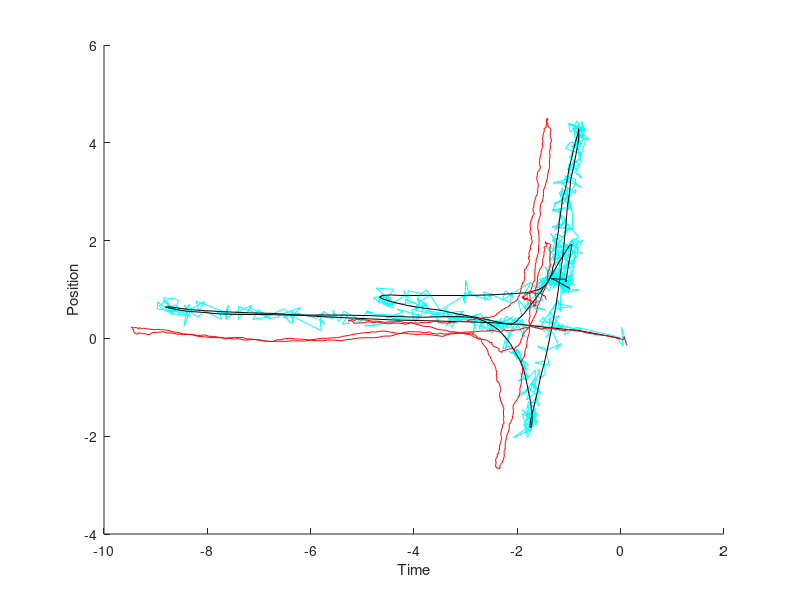

This figure's MATLAB source:
data = csvread('solo_data.csv', 1, 0);
n = size(data, 1);
% p = plot(data(:, 1), data(:, 2), 'LineWidth', 3);
% cd = [uint8(jet(n)*255) uint8(ones(n,1))].';
% drawnow
% set(p.Edge, 'ColorBinding','interpolated', 'ColorData',cd)

lat = data(:, 1); long = data(:, 2); pitch = data(:,3); roll = data(:,4);
m = length(lat);
dt = 1/20;
t = 0;

% Initial conditions
x = [0;0;0;0];
xHat = [0;0;0;0];
xModelPR = [0; 0; 0; 0];

% State update matrix
F = [1 0 dt 0; 0 1 0 dt; 0 0 1 0; 0 0 0 1]; 


% State-measurement transformation
H = [1 0 0 0; 0 1 0 0];

% Control input matrix: sensor input matrix 
B = [0 0; 0 0; 1 0; 0 1];

% Error covariance matrix
P = eye(4); 


% Process noise covariance matrix. Represents system noisiness
varQ = 0.001;
Q = [varQ 0  0 0; 0 varQ 0 0; 0 0 varQ 0; 0 0 0 varQ];

% Measurement noise covariance matrix. Represents measurement noisiness
varR = 0.1;
R = [varR 0; 0 varR ];



times = [];
states = [];
measurements = [];
outputs = [];
modelPR = [];

m = length(lat);
coord = ones(m,2);
coord(1,1) = 0; coord(1,2) = 0 ;


for i=1:m-1
    longdif = long(i)-long(i+1);
    
    latdif = lat(i)-lat(i+1);
    coord(i+1,1) =  coord(i,1)+ 111111*longdif;coord(i+1,2) =coord(i,2)+111111*latdif;
end

noisyCoord = coord + normrnd(0, varR, m, 2);


for i=1:m-1
%     u = [sin(pitch(i)+0.05)*cos(roll(i)-0.05); -sin(roll(i)-0.05)];
    u = [sin(pitch(i))*cos(roll(i)); -sin(roll(i))];

    t = t + dt;
    
    xModelPR = F*x + B*u + normrnd(0, diag(Q));
    
    times = [times t];
    states = [states coord(i,1:2)'];
    
    xModelPR = F*xModelPR + B*u;
    modelPR= [modelPR xModelPR];
    
    % Predict
    xHat = F*xHat + B*u;
    P = F*P*F.' + Q;
    
    % Kalman gain
    K = P*H.'*inv(H*P*H.' + R);
    
    % Measurement
    z = noisyCoord(i,1:2)';
%     z = H * xcur + normrnd(0, diag(R));
    measurements = [measurements z];
    
    % Update
    xHat = xHat + K*(z - H*xHat);
    P = (eye(4) - K*H)*P;
    
    
    outputs = [outputs xHat];
    
    
   
end



hold on;

% Position
plot( measurements(1,:), measurements(2,:), 'cyan');
% plot(times, model(1,:), 'b');
plot(states(1,:), states(2,:), 'black');
plot(outputs(1,:), outputs(2,:), 'r');


% Velocity
% plot(times, measurements(2,:), 'y');
% plot(times, outputs(2,:), 'r');
% plot(times, model(2,:), 'b');
% plot(times, states(2,:), 'black');

xlabel('Time');
ylabel('Position')
%legend('Measurement','Model', 'Reality', 'Kalman Output')




